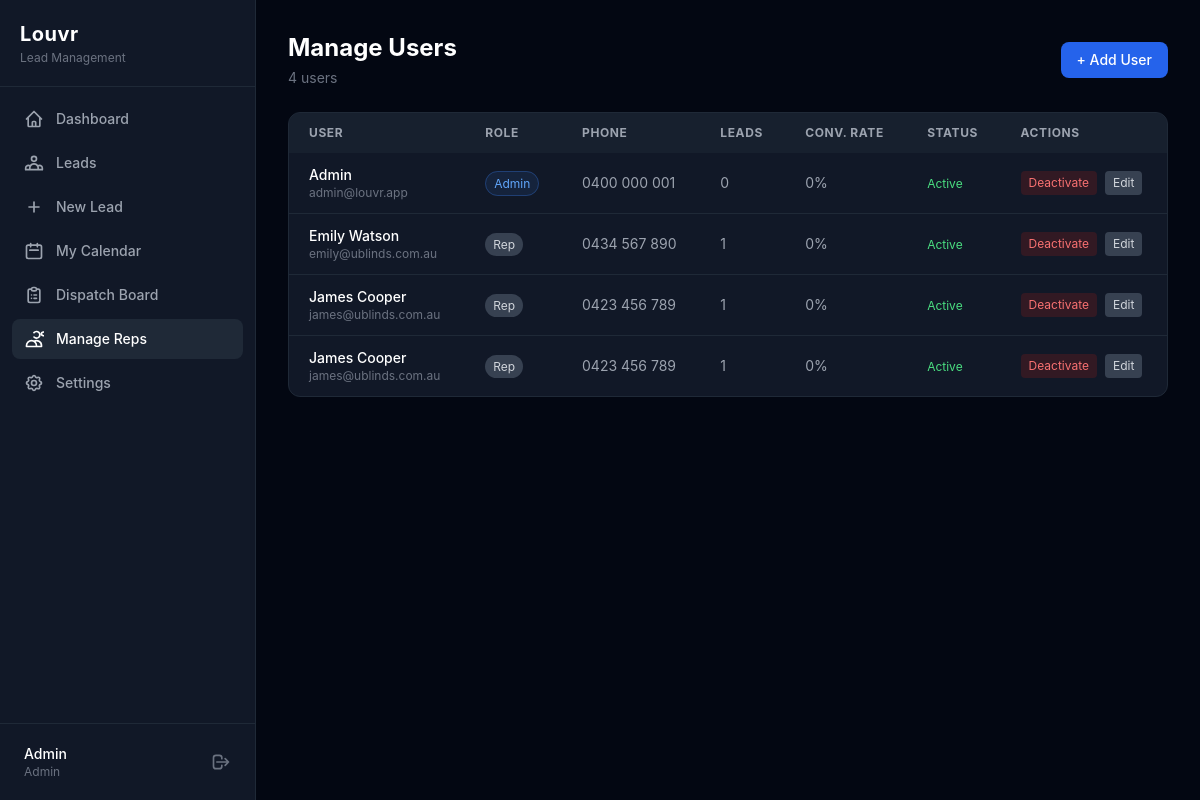
/reps (signed in), run on the app's committed database.
### tables this page shows
CREATE TABLE users (
            id INTEGER PRIMARY KEY AUTOINCREMENT,
            name TEXT NOT NULL,
            email TEXT NOT NULL UNIQUE,
            phone TEXT DEFAULT "",
            role TEXT NOT NULL DEFAULT "rep" CHECK(role IN ("admin","rep")),
            password_hash TEXT NOT NULL,
            api_key TEXT UNIQUE,
            is_active INTEGER NOT NULL DEFAULT 1,
            created_at DATETIME DEFAULT CURRENT_TIMESTAMP,
            updated_at DATETIME DEFAULT CURRENT_TIMESTAMP
        );

### src/Controllers/RepController.php (called while the page is built, shortened)
<?php
class RepController
{
    private Database $db;
    public function __construct(Database $db, array $config)
    {
        $this->db = $db;
    }
    public function index(): void
    {
        $users = User::all($this->db);
        require __DIR__ . '/../../templates/reps/index.php';
    }
}

### src/Database.php (called while the page is built, shortened)
<?php
class Database
{
    private PDO $pdo;
    private function __construct(array $config)
    {
        if ($config['driver'] === 'sqlite') {
            $dsn = 'sqlite:' . $config['path'];
            $this->pdo = new PDO($dsn, null, null, [
                PDO::ATTR_ERRMODE            => PDO::ERRMODE_EXCEPTION,
                PDO::ATTR_DEFAULT_FETCH_MODE => PDO::FETCH_ASSOC,
                PDO::ATTR_EMULATE_PREPARES   => false,
            ]);
            $this->pdo->exec('PRAGMA journal_mode=WAL');
            $this->pdo->exec('PRAGMA foreign_keys=ON');
        }
    }
    public function query(string $sql, array $params = []): PDOStatement
    {
        $stmt = $this->pdo->prepare($sql);
        $stmt->execute($params);
        return $stmt;
    }
    public function fetchAll(string $sql, array $params = []): array
    {
        return $this->query($sql, $params)->fetchAll();
    }
}

### src/Models/User.php (called while the page is built, shortened)
<?php
class User
{
    public static function all(Database $db): array
    {
        return $db->fetchAll('SELECT * FROM users ORDER BY name ASC');
    }
}

### templates/reps/index.php (the view, shortened to what this page needs)
<?php
$e = fn($v) => htmlspecialchars($v ?? '', ENT_QUOTES, 'UTF-8');
?>
<div class="mb-6 flex items-center justify-between">
    <div>
        <h2 class="text-2xl font-bold text-white">Manage Users</h2>
        <p class="text-gray-500 text-sm mt-1"><?= count($users) ?> users</p>
    </div>
    <button onclick="document.getElementById('newRepForm').classList.toggle('hidden')"
        class="px-4 py-2 bg-blue-600 hover:bg-blue-700 text-white text-sm font-medium rounded-lg transition-colors">+ Add User</button>
</div>
<div class="bg-gray-900 border border-gray-800 rounded-xl overflow-hidden">
    <table class="w-full text-sm">
        <thead class="bg-gray-800/50">
            <tr class="text-left text-xs text-gray-400 uppercase tracking-wider">
                <th class="px-5 py-3">User</th>
                <th class="px-5 py-3">Role</th>
                <th class="px-5 py-3 hidden md:table-cell">Phone</th>
                <th class="px-5 py-3 hidden md:table-cell">Leads</th>
                <th class="px-5 py-3 hidden md:table-cell">Conv. Rate</th>
                <th class="px-5 py-3">Status</th>
                <th class="px-5 py-3">Actions</th>
            </tr>
        </thead>
        <tbody class="divide-y divide-gray-800">
            <?php foreach ($users as $user): ?>
            <tr class="<?= $user['is_active'] ? '' : 'opacity-50' ?>">
                <td class="px-5 py-3">
                    <p class="font-medium text-white"><?= $e($user['name']) ?></p>
                    <p class="text-xs text-gray-500"><?= $e($user['email']) ?></p>
                </td>
                <td class="px-5 py-3">
                    <span class="text-xs px-2 py-1 rounded-full <?= $user['role'] === 'admin' ? 'bg-blue-500/10 text-blue-400 border border-blue-500/30' : 'bg-gray-700 text-gray-300' ?>"><?= ucfirst($user['role']) ?></span>
                </td>
                <td class="px-5 py-3 text-gray-400 hidden md:table-cell"><?= $e($user['phone']) ?: '-' ?></td>
                <td class="px-5 py-3 text-gray-400 hidden md:table-cell"><?= $user['total_leads'] ?></td>
                <td class="px-5 py-3 hidden md:table-cell">
                    <span class="<?= $user['conversion_rate'] >= 50 ? 'text-green-400' : 'text-gray-400' ?>"><?= $user['conversion_rate'] ?>%</span>
                </td>
                <td class="px-5 py-3">
                    <span class="text-xs <?= $user['is_active'] ? 'text-green-400' : 'text-red-400' ?>"><?= $user['is_active'] ? 'Active' : 'Inactive' ?></span>
                </td>
                <td class="px-5 py-3">
                    <div class="flex items-center gap-2">
                        <form method="POST" action="/reps/<?= $user['id'] ?>" class="inline">
                            <button type="submit" class="text-xs px-2 py-1 rounded <?= $user['is_active'] ? 'bg-red-900/30 text-red-400 hover:bg-red-900/50' : 'bg-green-900/30 text-green-400 hover:bg-green-900/50' ?> transition-colors"
                                onclick="event.preventDefault(); showConfirm('<?= $user['is_active'] ? 'Deactivate' : 'Activate' ?> User', 'Are you sure you want to <?= $user['is_active'] ? 'deactivate' : 'activate' ?> <?= $e($user['name']) ?>?', () => this.closest('form').submit())">
                                <?= $user['is_active'] ? 'Deactivate' : 'Activate' ?>
                            </button>
                        </form>
                        <button onclick="document.getElementById('edit-<?= $user['id'] ?>').classList.toggle('hidden')"
                            class="text-xs px-2 py-1 rounded bg-gray-700 text-gray-300 hover:bg-gray-600 transition-colors">Edit</button>
                    </div>
                </td>
            </tr>
            <?php endforeach; ?>
        </tbody>
    </table>
</div>
<?php
require __DIR__ . '/../layouts/app.php';

### templates/layouts/app.php (style rules this page uses)
body { font-family: -apple-system, BlinkMacSystemFont, 'Segoe UI', sans-serif; }

### data on the page
users: name "Admin", email "admin@louvr.app", role "Admin", phone "0400 000 001", total_leads "0", conversion_rate "0", is_active "Active"
users: name "Emily Watson", email "emily@ublinds.com.au", role "Rep", phone "0434 567 890", is_active "1", conversion_rate "0", shows "Active", shows "Deactivate"
users: name "James Cooper", email "james@ublinds.com.au", role "Rep", phone "0423 456 789", is_active "1", conversion_rate "0", shows "Active", shows "Deactivate"

### other printed values
Auth::name() "Admin"
Auth::role() "Admin"
count($users) "4"
